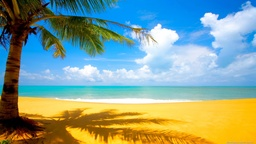
#> input picture sample/sample.jpg, 256 x 144 px, shrunk from 1920 x 1080 before the run
$ python filters.py   (older library calls are emulated)
#> lines starting #> are read from the running program, lines starting #| are printed output that depends on the picture
#!/usr/bin/env python3
# -*- coding: utf-8 -*-
#
# This file is part of picapy
#
# Copyright (C) 2010-2016 Lorenzo Carbonell

# lorenzo.carbonell.cerezo@gmail.com
#
# This program is free software: you can redistribute it and/or modify
# it under the terms of the GNU General Public License as published by
# the Free Software Foundation, either version 3 of the License, or
# (at your option) any later version.
#
# This program is distributed in the hope that it will be useful,
# but WITHOUT ANY WARRANTY; without even the implied warranty of
# MERCHANTABILITY or FITNESS FOR A PARTICULAR PURPOSE.  See the
# GNU General Public License for more details.
#
# You should have received a copy of the GNU General Public License
# along with this program.  If not, see <http://www.gnu.org/licenses/>.

from PIL import Image
import random
import sys


class CImageInstagram:
    def __init__(self, filename=None):
        self.name = filename
        self.im = Image.open(filename)

    def setDecription(self, description=None):
        self.desc = description

    def printDescription(self):
        print(self.desc)

    def setFilter(self, filter=None):
        self.im = self.im.filter(filter)
        self.im = self.im.show()

    def applyFilter(self, aCFilter):
        self.im_copy = aCFilter.applyFilter(self.im)

    def saveImg(self, dst):
        self.im_copy.save(dst)

    def saveThumb(self, dst, w, h):
        thumb = self.im_copy.thumbnail((w, h), Image.ANTIALIAS)
        self.im_copy.save(dst)


class CFilter:
    def applyFilter(self, aImage):
        pass
# our filters


class CFilterSunset(CFilter):
    # makes the image look nice
    def applyFilter(self, aImage):
        if aImage.mode == 'RGB':
            new_image = Image.new('RGB', aImage.size)
            new_image_list = []

            max_width = aImage.size[0]
            max_height = aImage.size[1]
            all_pixels = aImage.getdata()
            x = 0
            y = 0

            for i in range(len(all_pixels)):
                factor = 1.25 - float(y)/float(max_height)
                if i > 0 and i == max_width*(y + 1):
                    x = 0
                    y += 1
                x += 1
                # get the pixel
                pixel = all_pixels[i]
                # create a new pixel with some factors on each color
                new_pixel = (int(pixel[0]*1.2*factor),
                             int(pixel[1]*0.7*factor),
                             int(pixel[2]*0.5*factor))
                # append the new pixel to the new_image_list
                new_image_list.append(new_pixel)
            # make a new image
            new_image.putdata(new_image_list)
            return new_image
        return aImage


class CFilterColorful(CFilter):
    def applyFilter(self, aImage):
        def sqrt(a):
            return a**0.5

        if aImage.mode == 'RGB':
            # create a new image
            new_image = Image.new('RGB', aImage.size)
            new_pixel_list = []
            # get some dimensions
            max_width = aImage.size[0]
            max_height = aImage.size[1]
            center_x = max_width/2
            center_y = max_height/2
            max_distance = sqrt(center_x**2 + center_y**2)
            x = 0
            y = 0
            # get all the pixels
            pixels = aImage.getdata()
            # iterate through all pixels
            for i in range(len(pixels)):
                # reset x and go to next row when we're at the edge
                # of the image
                if i > 0 and i == (max_width*(y+1)):
                    x = 0
                    y += 1
                # factor is a percentage of the max distance
                f = 1.00 - sqrt((center_x - x)**2 +
                                (center_y - y)**2)/max_distance
                r = pixels[i][0]
                g = pixels[i][1]
                b = pixels[i][2]
                # add one to x
                x += 1
                # get some factors
                if 0.66 < f < 1.0:
                    r = int(r*(1.00-f))
                elif 0.33 < f < 0.66:
                    g = int(g*(1.00-f))
                elif 0.0 < f < 0.33:
                    b = int(b*(1.00-f))

                # add a new pixel to the new pixel-list
                new_pixel_list.append((r, g, b))

            new_image.putdata(new_pixel_list)
            return new_image
        return aImage


class CFilterGroovy(CFilter):

    def applyFilter(self, aImage):
        def sqrt(a):
            return a**0.5

        if aImage.mode == 'RGB':
            # create a new image
            new_image = Image.new('RGB', aImage.size)
            new_pixel_list = []

            # get some dimensions
            max_width = aImage.size[0]
            max_height = aImage.size[1]
            center_x = max_width/2
            center_y = max_height/2
            max_distance = sqrt(center_x**2 + center_y**2)
            x = 0
            y = 0

            # get all the pixels
            pixels = aImage.getdata()

            # iterate through all pixels
            for i in range(len(pixels)):
                # reset x and go to next row when we're at the edge
                # of the image
                red_factor = 0.5
                if i > 0 and i == max_width*(y+1):
                    x = 0
                    y += 1
                # factor is a percentage of the max distance
                factor = 1.1 - sqrt((center_x - x)**2 +
                                    (center_y - y)**2)/max_distance
                # red_factor is weird
                red_factor = 0.1 + factor/red_factor
                # add one to x
                x += 1
                # add a new pixel to the new pixel-list
                new_pixel_list.append((int(pixels[i][0]*red_factor*factor),
                                       int(pixels[i][1]*factor),
                                       int(pixels[i][2]*factor)))
            new_image.putdata(new_pixel_list)
            return new_image
        return aImage


class CFilterVignette(CFilter):
    # finally
    def applyFilter(self, aImage):
        def sqrt(a):
            return a**0.5
        if aImage.mode == 'RGB':
            # create a new image
            new_image = Image.new('RGB', aImage.size)
            new_pixel_list = []
            # get some dimensions
            max_width = aImage.size[0]
            max_height = aImage.size[1]
            center_x = max_width/2
            center_y = max_height/2
            max_distance = sqrt(center_x**2 + center_y**2)
            x = 0
            y = 0
            # get all the pixels
            pixels = aImage.getdata()
            # iterate through all pixels
            for i in range(len(pixels)):
                # reset x and go to next row when we're at the
                # edge of the image
                if i > 0 and i == max_width*(y+1):
                    x = 0
                    y += 1
                # factor is a percentage of the max distance
                factor = 1.00 - sqrt((center_x - x)**2 +
                                     (center_y - y)**2)/max_distance
                # add one to x
                x += 1
                # add a new pixel to the new pixel-list
                new_pixel_list.append((int(pixels[i][0]*factor),
                                      int(pixels[i][1]*factor),
                                      int(pixels[i][2]*factor)))
            new_image.putdata(new_pixel_list)
            return new_image
        return aImage


class CFilterFade(CFilter):
    def applyFilter(self, aImage):
        if aImage.mode == 'RGB':
            new_image = Image.new('RGB', aImage.size)
            new_image_list = []
            max_width = aImage.size[0]
            all_pixels = aImage.getdata()
            x = 0
            y = 0
            for i in range(len(all_pixels)):
                if i > 0 and i == max_width*(y+1):
                    x = 0
                    y += 1
                factor = 1.2 - float(x)/float(max_width)
                x += 1
                # get the pixel
                pixel = all_pixels[i]
                # create a new pixel with some factors on each color
                new_pixel = (int(pixel[0]*factor),
                             int(pixel[1]*0.9*factor),
                             int(pixel[2]*0.8*factor))
                # append the new pixel to the new_image_list
                new_image_list.append(new_pixel)
            # make a new image
            new_image.putdata(new_image_list)
        return new_image


class CFilterBlue(CFilter):
    def applyFilter(self, aImage):
        if aImage.mode == 'RGB':
            new_image = Image.new('RGB', aImage.size)
            new_image_list = []
            all_pixels = aImage.getdata()
            for i in range(len(all_pixels)):
                pixel = all_pixels[i]
                new_image_list.append((int(pixel[0]),
                                       int(pixel[1]),
                                       int(pixel[2]*1.5)))
            new_image.putdata(new_image_list)
            return new_image


class CFilterGreen(CFilter):
    def applyFilter(self, aImage):
        if aImage.mode == 'RGB':
            new_image = Image.new('RGB', aImage.size)
            new_image_list = []
            all_pixels = aImage.getdata()
            for i in range(len(all_pixels)):
                pixel = all_pixels[i]
                new_image_list.append((int(pixel[0]),
                                       int(pixel[1]*1.25),
                                       int(pixel[2])))
            new_image.putdata(new_image_list)
            return new_image


class CFilterRed(CFilter):
    def applyFilter(self, aImage):
        if aImage.mode == 'RGB':
            new_image = Image.new('RGB', aImage.size)
            new_image_list = []
            all_pixels = aImage.getdata()
            for i in range(len(all_pixels)):
                pixel = all_pixels[i]
                new_image_list.append((int(pixel[0]*1.25),
                                       int(pixel[1]),
                                       int(pixel[2])))
            new_image.putdata(new_image_list)
            return new_image


class CFilterBrighten(CFilter):
    def applyFilter(self, aImage):
        new_image = Image.new('RGB', aImage.size)
        new_image_list = []
        pixels = aImage.getdata()
        # Perform algorithmic calculations here
        for i in range(0, len(pixels)-1):
            r = pixels[i][0]
            g = pixels[i][1]
            b = pixels[i][2]
            r = int(r + (pixels[i+1][0]/4))
            g = int(g + (pixels[i+1][1]/4))
            b = int(b + (pixels[i+1][2]/4))
            new_image_list.append((r, g, b))
        # append the pixels to the new array
        new_image.putdata(new_image_list)
        return new_image


class CFilterOld(CFilter):
    def applyFilter(self, aImage):
        new_image = Image.new('RGB', aImage.size)
        new_image_list = []
        pixels = aImage.getdata()
        for i in range(0, len(pixels)-1):
            r = pixels[i][0]
            g = pixels[i][1]
            b = pixels[i][2]
            if random.randint(1, 100) > 20:
                g = int(r*0.9)
                b = g
            new_image_list.append((r, g, b))
        # append the pixels to the new array
        new_image.putdata(new_image_list)
        return new_image


class Filters:

    def __init__(self):
        self.filt_list = {'Sunset': CFilterSunset(),
                          'Colorful': CFilterColorful(),
                          'Groovy': CFilterGroovy(),
                          'Vignette': CFilterVignette(),
                          'Fade': CFilterFade(),
                          'Blue': CFilterBlue(),
                          'Green': CFilterGreen(),
                          'Red': CFilterRed(),
                          'Brighten': CFilterBrighten(),
                          'Old': CFilterOld()}
        self.keyList = []
        for key in self.filt_list.keys():
            self.keyList.append(key)

    def getFilter(self, str):
        # Don't want the whole server to crash if someone tries to post-data
        # something inaccurate, catch the error if it wasn't found.
        try:
            return self.filt_list[str]
        except:
            return None

    def getKeys(self):
        return self.keyList

if __name__ == '__main__':
    import os
    thedir = os.path.join(os.path.normpath(os.path.join(__file__, '..', '..')),
                          'sample')
    afile = Image.open(os.path.join(thedir, 'sample.jpg'))
#> afile is the input picture: PIL image 256x144 RGB; mean R, G, B 133.6, 159, 145.3
    filters = Filters()
    for afilter in filters.keyList:
        print(afilter)
        newfile = filters.getFilter(afilter).applyFilter(afile)
        newfile.save(os.path.join(thedir, afilter+'.jpg'))
#> this loop made 10 passes
#> pass 1, `newfile = filters.getFilter(afilter).applyFilter(afile)`:
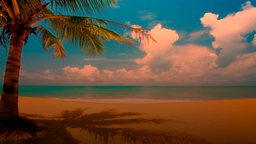
#> newfile: PIL image 256x144 RGB; mean R, G, B 100.6, 81.4, 61.6
#> pass 2, `newfile = filters.getFilter(afilter).applyFilter(afile)`:
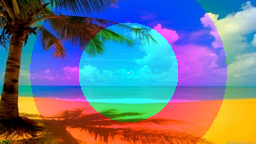
#> newfile: PIL image 256x144 RGB; mean R, G, B 107.3, 119.6, 138.1
#> pass 3, `newfile = filters.getFilter(afilter).applyFilter(afile)`:
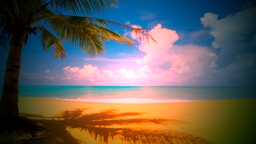
#> newfile: PIL image 256x144 RGB; mean R, G, B 103, 95.9, 90
#> after the loop:
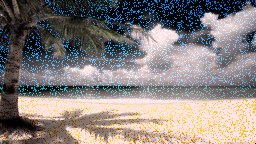
#> newfile: PIL image 256x144 RGB; mean R, G, B 133.6, 127.8, 125.1

$ run again, with sample/Colorful.jpg copied over sample/sample.jpg
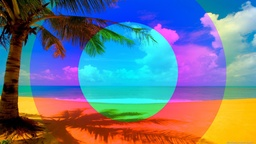
#> input picture sample/Colorful.jpg, 256 x 144 px, shrunk from 1920 x 1080 before the run
#> afile is the input picture: PIL image 256x144 RGB; mean R, G, B 107.5, 119.6, 138.3
#> the loop `for afilter in filters.keyList:` made 10 passes
#> pass 1, `newfile = filters.getFilter(afilter).applyFilter(afile)`:
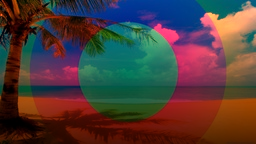
#> newfile: PIL image 256x144 RGB; mean R, G, B 78.4, 61.2, 58.5
#> after the loop `for afilter in filters.keyList:`:
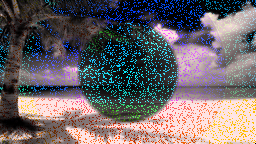
#> newfile: PIL image 256x144 RGB; mean R, G, B 107.5, 100.9, 104.9
